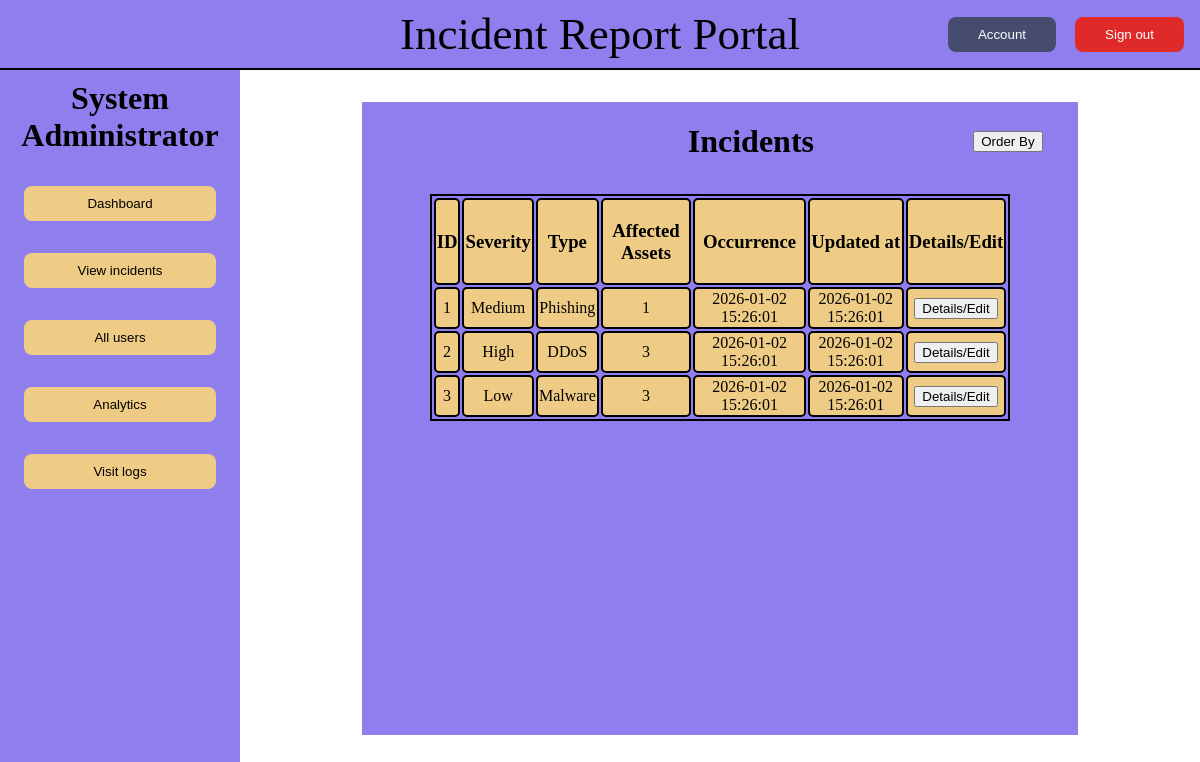
Screenshot of /pages/admin/incidents.php (signed in) with the database file from the repository.
### tables this page shows
CREATE TABLE incident (
    incident_id INT AUTO_INCREMENT PRIMARY KEY,
    severity_id INT NOT NULL,
    incident_type_id INT NOT NULL,
    reported_by INT NOT NULL,
    description TEXT,
    occurrence_datetime DATETIME NOT NULL,
    updated_at DATETIME DEFAULT CURRENT_TIMESTAMP,
    FOREIGN KEY (severity_id) REFERENCES severity(severity_id),
    FOREIGN KEY (incident_type_id) REFERENCES incident_type(incident_type_id),
    FOREIGN KEY (reported_by) REFERENCES user(user_id)
);

CREATE TABLE severity (
    severity_id INT AUTO_INCREMENT PRIMARY KEY,
    severity VARCHAR(30) NOT NULL
);

CREATE TABLE incident_type (
    incident_type_id INT AUTO_INCREMENT PRIMARY KEY,
    incident_type VARCHAR(100)
);

### pages/admin/incidents.php (the view, shortened to what this page needs)
<?php
require_once "../../includes/db.php";
$incident_query = "SELECT * FROM incident";
$incident = $mysqli->query($incident_query);
$incident_row = "";
while ($row = $incident->fetch_object()) {
  $severity_result = $mysqli->query("SELECT severity FROM severity WHERE severity_id = {$row->severity_id}");
  $severity = $severity_result->fetch_object()->severity;
  $incident_type_result = $mysqli->query("SELECT incident_type FROM incident_type WHERE incident_type_id = {$row->incident_type_id}");
  $incident_type = $incident_type_result->fetch_object()->incident_type;
  $asset_result = $mysqli->query("SELECT COUNT(*) FROM incident_asset WHERE incident_id = {$row->incident_id}");
  $asset_count = $asset_result->fetch_object()->{"COUNT(*)"};
  $incident_row .= "
        <tr>
          <td>{$row->incident_id}</td>
          <td>{$severity}</td>
          <td>{$incident_type}</td>
          <td>{$asset_count}</td>
          <td>{$row->occurrence_datetime}</td>
          <td>{$row->updated_at}</td>
          <td>
            <button>Details/Edit</button>
          </td>
        </tr>";
}
$content = <<<HTML
<div class="incident_container">
  <div class="headers">
    <h1 style="margin-left: 45%;">Incidents</h1>
    <button id="order_by">Order By</button>
  </div>
  <div class="table_container">
    <table>
      <tbody>
        <tr>
          <th>
            <h3>ID</h3>
          </th>
          <th>
            <h3>Severity</h3>
          </th>
          <th>
            <h3>Type</h3>
          </th>
          <th>
            <h3>Affected Assets</h3>
          </th>
          <th>
            <h3>Occurrence</h3>
          </th>
          <th>
            <h3>Updated at</h3>
          </th>
          <th>
            <h3>Details/Edit</h3>
          </th>
        </tr>
        $incident_row
      </tbody>
    </table>
  </div>
</div>
HTML;
require "../../includes/layout.php";

### css/main.css (style rules this page uses)
body { display: grid; grid-template-columns: 15rem auto; grid-template-rows: auto 1fr; height: 100vh; width: 100vw; margin: 0; }

### css/incidents.css (style rules this page uses)
.incident_container { background-color: var(--primary-bg-color); width: 80%; height: 95%; display: flex; flex-direction: column; align-items: center; overflow-y: auto; overflow-x: hidden; }
.headers { display: flex; justify-content: space-between; align-items: center; width: 90%; }
#order_by { margin-left: 30px; }
.table_container { width: 90%; height: 80%; display: flex; flex-direction: column; align-items: center; padding: 12px; }
table { border: 2px solid black; width: 90%; }
table th, table td { text-align: center; vertical-align: middle; }
th, td { border: 2px solid black; background-color: var(--primary-bt-color); border-radius: 5px; }

### css/global.css (style rules this page uses)
:root { --primary-bg-color: #8f7fee; --primary-bg-hover-color: #7541ef; --primary-bt-color: #eecc85; --primary-bt-hover-color: #e6b863; --primary-bt-delete-color: #e02a2a; --primary-bt-delete-hover-color: #b32222; }

### rows the page displays
incident: incident_id "1", severity.severity "Medium", incident_type.incident_type "Phishing", asset_count "1", occurrence_datetime "2026-01-02 15:26:01", updated_at "2026-01-02 15:26:01"
incident: incident_id "2", severity.severity "High", incident_type.incident_type "DDoS", asset_count "3", occurrence_datetime "2026-01-02 15:26:01", updated_at "2026-01-02 15:26:01"
incident: incident_id "3", severity.severity "Low", incident_type.incident_type "Malware", asset_count "3", occurrence_datetime "2026-01-02 15:26:01", updated_at "2026-01-02 15:26:01"
